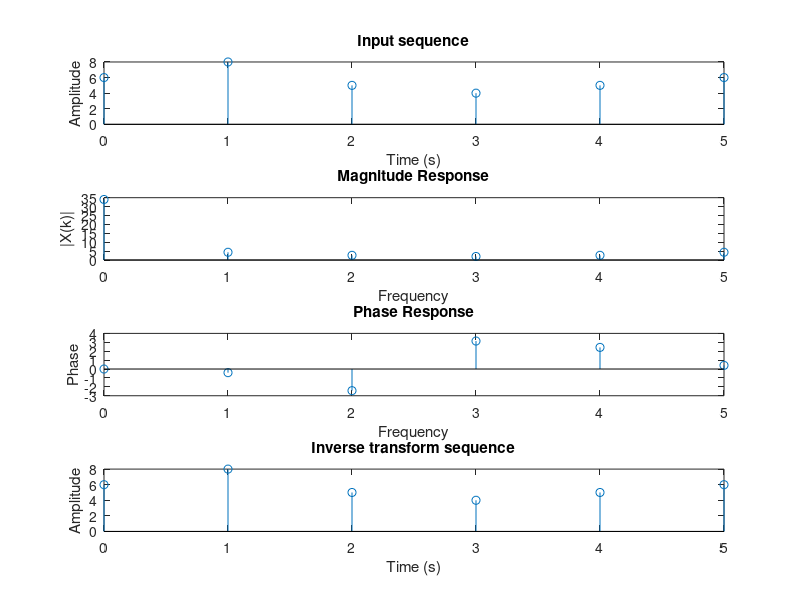

The MATLAB source for this figure:
f = figure;
N=6;
x=[6 8 5 4 5 6];

t=0:N-1;
subplot(411)
stem(t,x);
xlabel('Time (s)');
ylabel('Amplitude');
title('Input sequence')

subplot(412); 
stem(0:N-1,abs(fft(x)));  
xlabel('Frequency');
ylabel('|X(k)|');
title('Magnitude Response'); 

subplot(413); 
stem(0:N-1,angle(fft(x)));
xlabel('Frequency');
ylabel('Phase');
title('Phase Response'); 

subplot(414)
stem(t,ifft(fft(x)));
xlabel('Time (s)');
ylabel('Amplitude');
title('Inverse transform sequence')

saveas(f, 'fft_m.png');